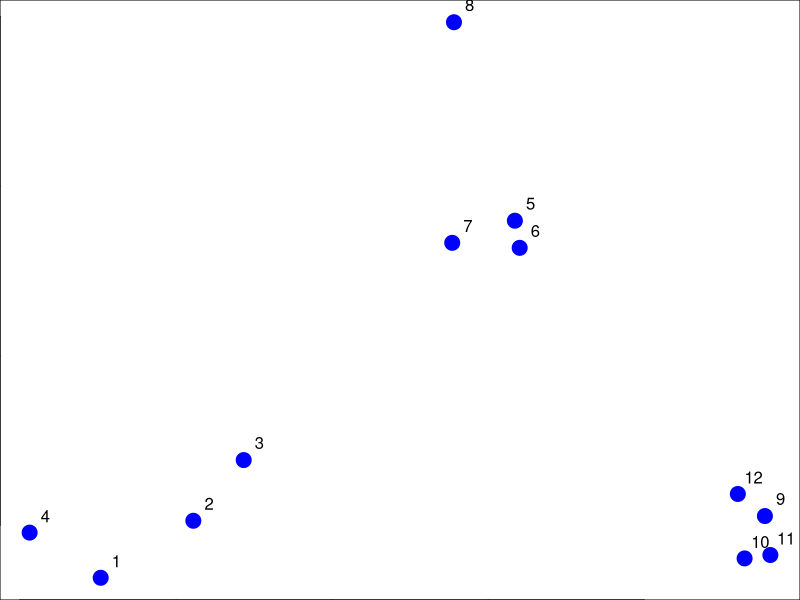
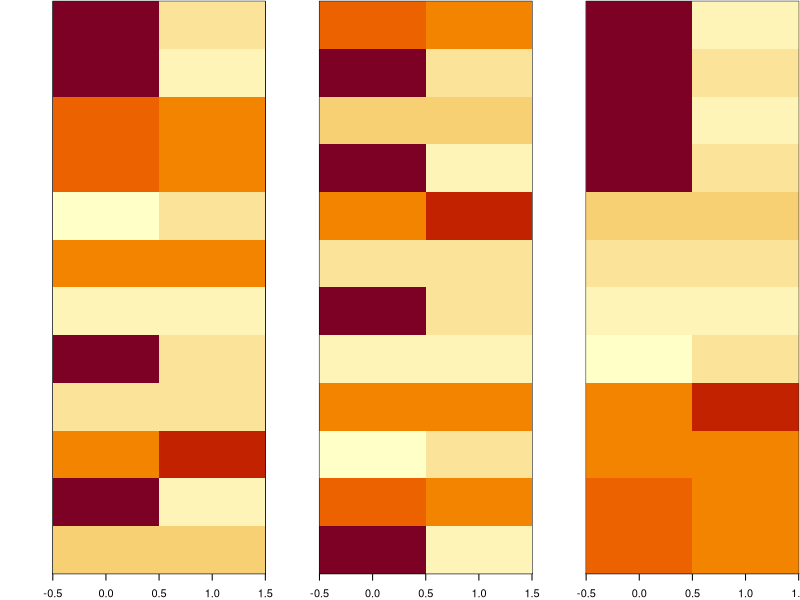

These figures' R source, in order:
set.seed(1234)

x<-rnorm(12,rep(1:3,each=4),sd=0.2)
y<-rnorm(12,rep(c(1,2,1),each=4),sd=0.2)

par(mar=c(0,0,0,0))
plot(x,y,pch=19,col="blue",cex=2)
text(x+0.05,y+0.05,labels=1:12)

data<-data.frame(x=x,y=y)
kmeansObj<-kmeans(data,centers=3)

set.seed(1234)
data<-as.matrix(data)[sample(1:12),]
kmeansObj2<-kmeans(data,centers=3)

par(mfrow=c(1,3),mar=c(2,4,0.1,0.1))
image(t(data)[,nrow(data):1],yaxt="n")
image(t(data)[,order(kmeansObj$cluster)],yaxt="n")
image(t(data)[,order(kmeansObj2$cluster)],yaxt="n")